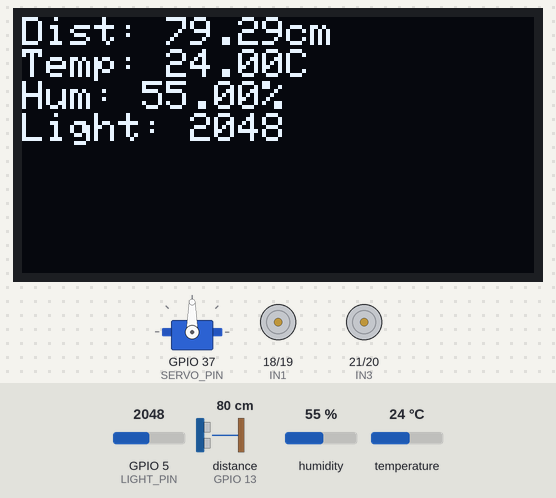
Recording of a sketch running on a simulated ESP32. Parts: servo, 128×64 one-colour display, motor-driver pin pairs drawn as motors (green arrow = first pin HIGH = forward, orange = second pin HIGH = backward, longer = more drive, scaled by the enable pin). Wiring (inferred from the names in the program): ultrasonic range finder: trigger GPIO 12; echo GPIO 13. The inputs (shaded band) are chosen by the test bench; at power-on: distance to the obstacle (sensor on GPIO 13) 80 cm, humidity 55 %, GPIO 5 (LIGHT_PIN) = 2048, temperature 24 °C. The echo pulse lasts 58.3 µs per cm; what the sketch prints to the serial monitor is not drawn.

Above: at 8.8 s.
8.9 s: distance to the obstacle (sensor on GPIO 13) set to 2 cm
At 13.5 s:
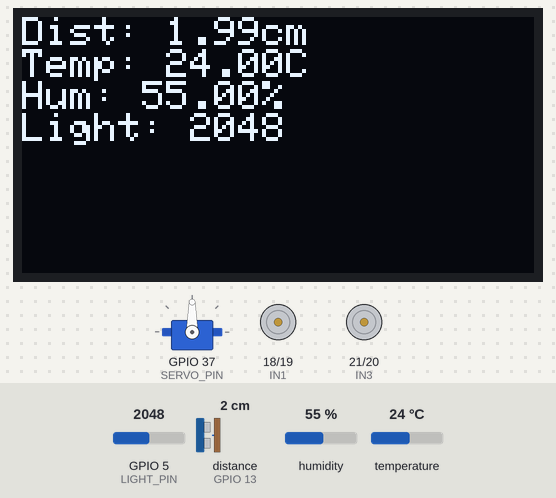
18.1 s: humidity set to 22 %
At 20.7 s:
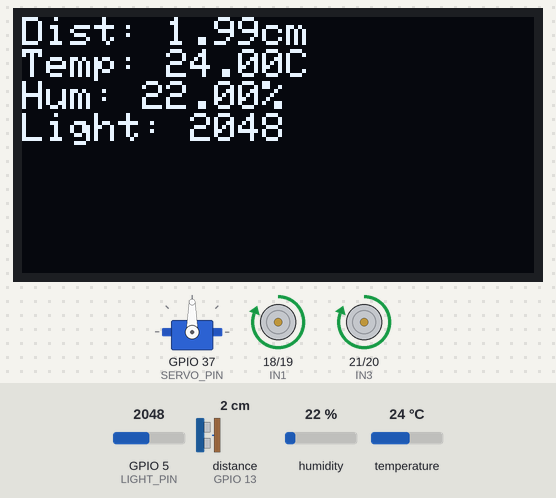
24.9 s: GPIO 5 (LIGHT_PIN) set to 2866
At 29.5 s:
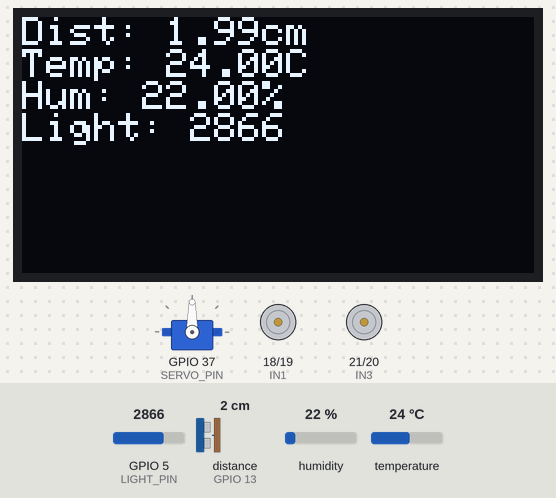
31.7 s: temperature set to 12 °C
At 37.15 s:
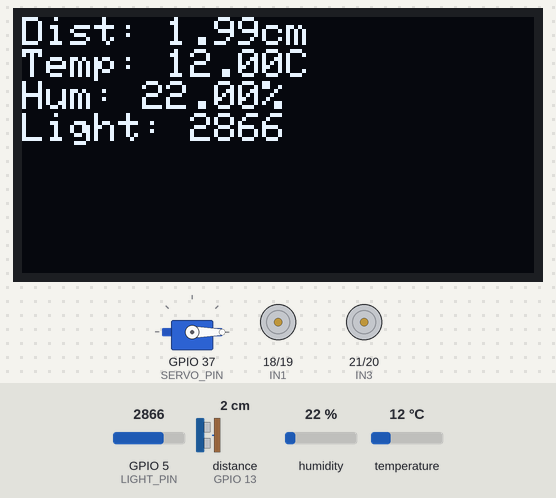
38.5 s: distance to the obstacle (sensor on GPIO 13) set to 4 cm
At 44.4 s:
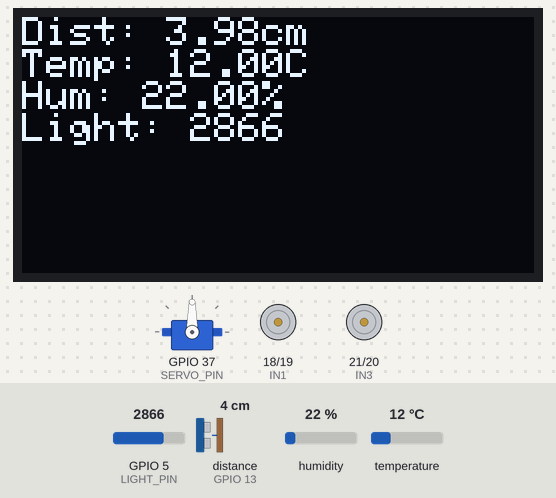
45.3 s: GPIO 5 (LIGHT_PIN) set to 3972
At 48.9 s:
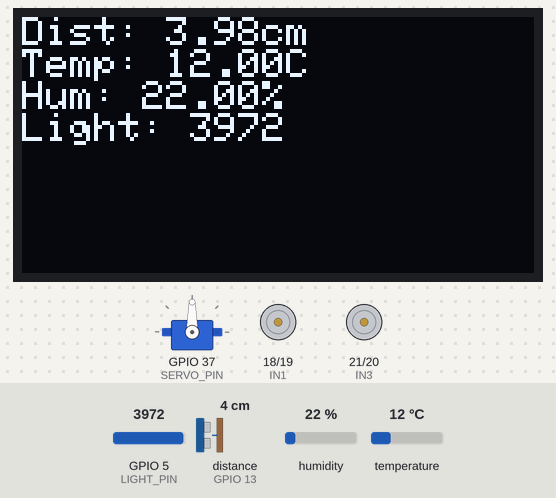
Timing chart, 0 to 53.1 s (numbered marks = the images above; inputs shaded):
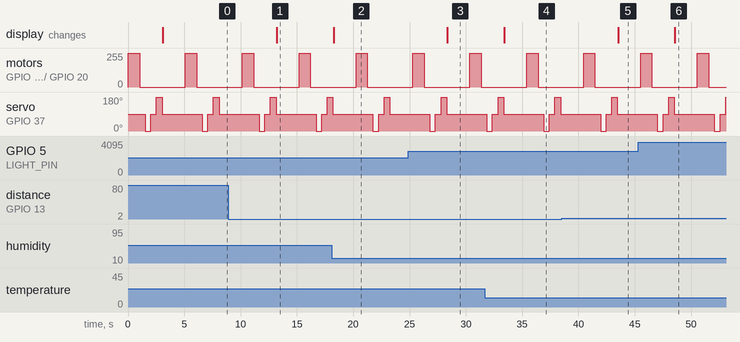

The sketch:

test_everything.ino
```cpp
#include <Wire.h>
#include <Adafruit_GFX.h>
#include <Adafruit_SSD1306.h>
#include <DHT.h>
#include <ESP32Servo.h>

// -------------------- PIN DEFINITIONS --------------------

// L298N
#define IN1 18
#define IN2 19
#define IN3 21
#define IN4 20
#define ENA 47
#define ENB 48

// Ultrasonic
#define TRIG 12
#define ECHO 13

// DHT11
#define DHTPIN 15
#define DHTTYPE DHT11

// Light sensor (analog)
#define LIGHT_PIN 5

// Servo
#define SERVO_PIN 37

// OLED
#define SCREEN_WIDTH 128
#define SCREEN_HEIGHT 64
Adafruit_SSD1306 display(SCREEN_WIDTH, SCREEN_HEIGHT, &Wire, -1);

// ----------------------------------------------------------

DHT dht(DHTPIN, DHTTYPE);
Servo myServo;

void setup() {
  Serial.begin(115200);

  // Motor pins
  pinMode(IN1, OUTPUT);
  pinMode(IN2, OUTPUT);
  pinMode(IN3, OUTPUT);
  pinMode(IN4, OUTPUT);
  pinMode(ENA, OUTPUT);
  pinMode(ENB, OUTPUT);

  // Ultrasonic
  pinMode(TRIG, OUTPUT);
  pinMode(ECHO, INPUT);

  // Light sensor
  pinMode(LIGHT_PIN, INPUT);

  // Start DHT
  dht.begin();

  // Start servo
  myServo.attach(SERVO_PIN);

  // Start I2C for OLED
  Wire.begin(42, 41); // SDA = 42, SCK = 41

  if (!display.begin(SSD1306_SWITCHCAPVCC, 0x3C)) {
    Serial.println("OLED failed!");
    while (true);
  }

  display.clearDisplay();
  display.setTextSize(1);
  display.setTextColor(WHITE);

  Serial.println("System Test Starting...");
}

// ----------------------------------------------------------

float readUltrasonic() {
  digitalWrite(TRIG, LOW);
  delayMicroseconds(2);
  digitalWrite(TRIG, HIGH);
  delayMicroseconds(10);
  digitalWrite(TRIG, LOW);

  long duration = pulseIn(ECHO, HIGH);
  float distance = duration * 0.034 / 2;

  return distance;
}

void testMotors() {
  Serial.println("Testing Motors...");

  digitalWrite(ENA, HIGH);
  digitalWrite(ENB, HIGH);

  // Forward
  digitalWrite(IN1, HIGH);
  digitalWrite(IN2, LOW);
  digitalWrite(IN3, HIGH);
  digitalWrite(IN4, LOW);
  delay(1000);

  // Stop
  digitalWrite(IN1, LOW);
  digitalWrite(IN2, LOW);
  digitalWrite(IN3, LOW);
  digitalWrite(IN4, LOW);
  delay(500);
}

void testServo() {
  Serial.println("Testing Servo...");
  myServo.write(0);
  delay(500);
  myServo.write(90);
  delay(500);
  myServo.write(180);
  delay(500);
  myServo.write(90);
}

// ----------------------------------------------------------

void loop() {

  testMotors();
  testServo();

  float distance = readUltrasonic();
  float temp = dht.readTemperature();
  float hum = dht.readHumidity();
  int lightValue = analogRead(LIGHT_PIN);

  Serial.println("------ SENSOR DATA ------");
  Serial.print("Distance: ");
  Serial.print(distance);
  Serial.println(" cm");

  Serial.print("Temperature: ");
  Serial.print(temp);
  Serial.println(" C");

  Serial.print("Humidity: ");
  Serial.print(hum);
  Serial.println(" %");

  Serial.print("Light: ");
  Serial.println(lightValue);

  // OLED Display
  display.clearDisplay();
  display.setCursor(0, 0);

  display.print("Dist: ");
  display.print(distance);
  display.println("cm");

  display.print("Temp: ");
  display.print(temp);
  display.println("C");

  display.print("Hum: ");
  display.print(hum);
  display.println("%");

  display.print("Light: ");
  display.println(lightValue);

  display.display();

  delay(2000);
}
```

Measured:
- after the input at 8.9 s, the display: changes after 4.3 s (image 1)
- after the input at 18.1 s, the display: changes after 0.15 s (image 2)
- after the input at 24.9 s, the display: changes after 3.5 s (image 3)
- after the input at 31.7 s, the display: changes after 1.7 s (image 4)
- after the input at 38.5 s, the display: changes after 5.0 s (image 5)
- after the input at 45.3 s, the display: changes after 3.3 s (image 6)
- by itself, motor on GPIO 18 (IN1) / GPIO 19 (IN2), motor on GPIO 21 (IN3) / GPIO 20 (IN4): alternates forward 255/255 for 1.0 s and stopped for 4.1 s
